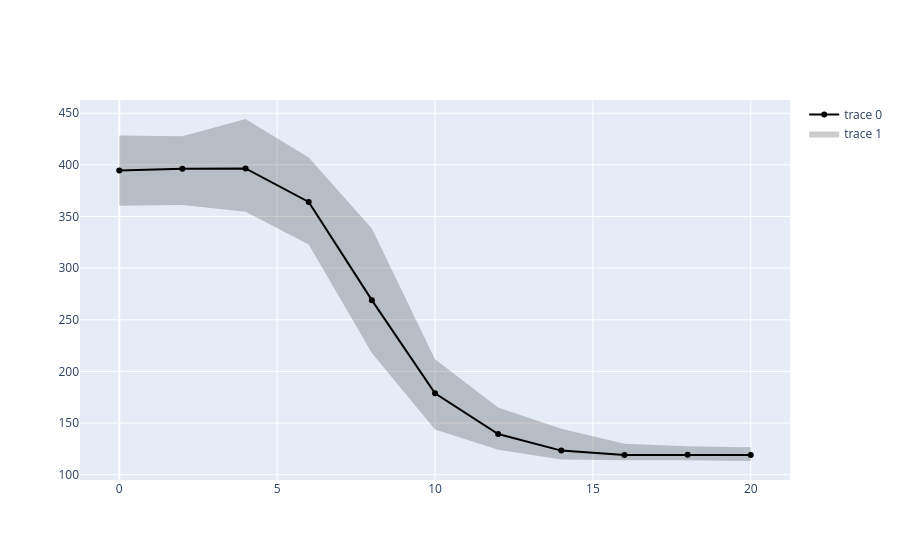

The notebook cell saved with this chart:
### Code cell
fig = go.Figure([
    go.Scatter(
        x=concdf["gamma"],
        y=concdf["med"],
        line_color="black"
    ),
    go.Scatter(
        x=pl.concat([concdf["gamma"], concdf["gamma"][::-1]]),
        y=pl.concat([concdf["min"], concdf["max"][::-1]]),
        fill="toself",
        line_color="rgba(0, 0, 0, 0)",
        fillcolor="rgba(0, 0, 0, 0.2)"
    )
])
fig

### Figure 1 — Plotly figure (JSON) as saved in the notebook; plotly's stock layout.template omitted (floating-point values rounded to 4 significant figures)
{"data": [{"line": {"color": "black"}, "type": "scatter", "x": [0, 2, 4, 6, 8, 10, 12, 14, 16, 18, 20], "y": [394.5, 396.2, 396.5, 364.0, 269.0, 178.8, 139.4, 123.4, 119.1, 119.4, 119.1]}, {"fill": "toself", "fillcolor": "rgba(0, 0, 0, 0.2)", "line": {"color": "rgba(0, 0, 0, 0)"}, "type": "scatter", "x": [0, 2, 4, 6, 8, 10, 12, 14, 16, 18, 20, 20, 18, 16, 14, 12, 10, 8, 6, 4, 2, 0], "y": [360.3, 361.2, 354.7, 322.8, 217.8, 143.7, 124.2, 114.8, 113.9, 114.0, 113.3, 126.6, 127.6, 130.0, 144.4, 165.0, 211.8, 338.3, 407.1, 444.4, 427.7, 428.5]}], "layout": {}}
